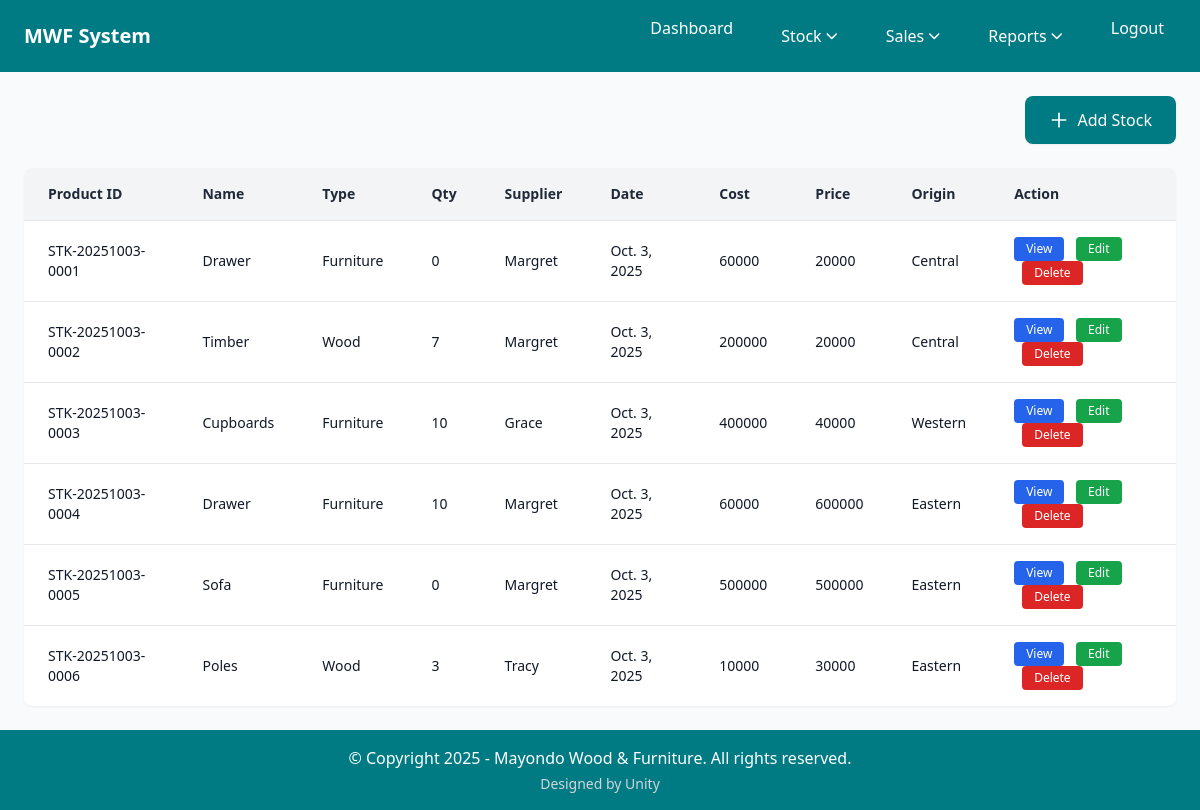
Before: /stockRecord/ (signed in) with the older database file.
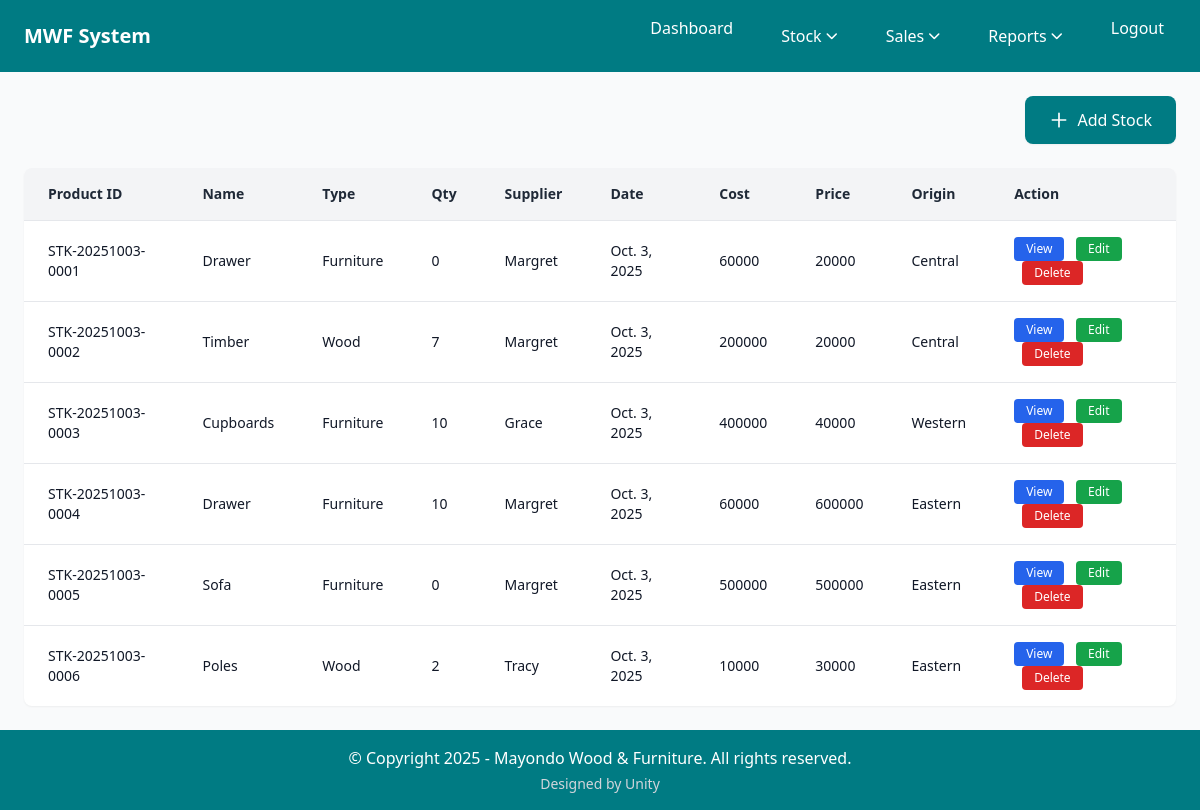
After: the same page with the newer database file.
### home/models.py (models this page shows, shortened)
class Stock(models.Model):
    CUSTOMER_CHOICES = [('Timber', 'Timber'), ('Sofa', 'Sofa'),('Tables','Tables'),('Cupboards','Cupboards'),('Drawer','Drawer'),('Poles','Poles')]
    PRODUCT_TYPE_CHOICES = [('Wood', 'Wood'), ('Furniture', 'Furniture')]
    ORIGIN_CHOICES = [('Western', 'Western'), ('Central', 'Central'), ('Eastern', 'Eastern')]
    product_id = models.CharField(max_length=50, blank=True, unique=True)  # Auto-generated unique identifier
    date = models.DateField()  # Date when item was added to inventory
    product_name = models.CharField(max_length=100, choices=CUSTOMER_CHOICES,
                                   help_text="Select the product category",
                                   default='Timber')  # Product category
    product_type = models.CharField(max_length=20, choices=PRODUCT_TYPE_CHOICES,
                                   help_text="Select the product type",
                                   default='Furniture')  # Specific type within category
    product_ref = models.ForeignKey(Product, on_delete=models.PROTECT, null=True, blank=True,
                                   help_text="Auto-populated from product details")
    quantity = models.IntegerField()  # Number of items available
    supplier_name = models.CharField(max_length=100)  # Who supplied this product
    cost = models.CharField()  # Total cost price
    price = models.CharField()  # Unit selling price
    origin = models.CharField(max_length=20, choices=ORIGIN_CHOICES)  # Where the product came from

### home/views.py (the view)
# urls.py: path('stockRecord/', stockRecord, name='stockRecord'), # View all stock
@login_required
@user_passes_test(is_employee_or_manager)
def stockRecord(request):
    all_Stocks = Stock.objects.all()
    context = {
        "Stocks" : all_Stocks
    }
    return render(request, 'stock.html', context)

### home/context_processors.py (called while the page is built)
def user_roles(request):
    context = {
        'is_manager': False,
        'is_employee': False,
    }
    if request.user.is_authenticated:
        context['is_manager'] = request.user.groups.filter(name="Manager").exists()
        context['is_employee'] = request.user.groups.filter(name="Employee").exists()
    return context

### home/views.py (called while the page is built)
def is_employee_or_manager(user):
    return user.is_authenticated and user.groups.filter(name__in=['Manager', 'Employee']).exists()

### home/templates/stock.html (shortened to what this page needs)
{% extends 'base.html' %}
{% block content %}
      <div class="flex justify-end mb-6">
        <a href="/addStock/" class="inline-flex items-center px-6 py-3 bg-cordes-dark text-white font-medium rounded-lg hover:bg-cordes-blue transition-colors duration-300 shadow-sm">
          <svg class="w-5 h-5 mr-2" fill="none" stroke="currentColor" viewBox="0 0 24 24">
            <path stroke-linecap="round" stroke-linejoin="round" stroke-width="2" d="M12 4v16m8-8H4"></path>
          </svg>
          Add Stock
        </a>
      </div>
      <section class="bg-white rounded-lg shadow-sm overflow-hidden">
        <table class="w-full border-collapse">
        <thead class="bg-gray-100">
          <tr>
            <th class="px-6 py-4 text-left text-sm font-semibold text-gray-800 border-b border-gray-200">Product ID</th>
            <th class="px-6 py-4 text-left text-sm font-semibold text-gray-800 border-b border-gray-200">Name</th>
            <th class="px-6 py-4 text-left text-sm font-semibold text-gray-800 border-b border-gray-200">Type</th>
            <th class="px-6 py-4 text-left text-sm font-semibold text-gray-800 border-b border-gray-200">Qty</th>
            <th class="px-6 py-4 text-left text-sm font-semibold text-gray-800 border-b border-gray-200">Supplier</th>
            <th class="px-6 py-4 text-left text-sm font-semibold text-gray-800 border-b border-gray-200">Date</th>
            <th class="px-6 py-4 text-left text-sm font-semibold text-gray-800 border-b border-gray-200">Cost</th>
            <th class="px-6 py-4 text-left text-sm font-semibold text-gray-800 border-b border-gray-200">Price</th>
            <th class="px-6 py-4 text-left text-sm font-semibold text-gray-800 border-b border-gray-200">Origin</th>
            <th class="px-6 py-4 text-left text-sm font-semibold text-gray-800 border-b border-gray-200">Action</th>
          </tr>
        </thead>
        <tbody class="divide-y divide-gray-200">
          {% for item in Stocks %}
          <tr class="hover:bg-gray-50 transition-colors duration-150">
            <td class="px-6 py-4 text-sm text-gray-900">{{ item.product_id }}</td>
            <td class="px-6 py-4 text-sm text-gray-900">{{ item.product_name }}</td>
            <td class="px-6 py-4 text-sm text-gray-900">{{ item.product_type }}</td>
            <td class="px-6 py-4 text-sm text-gray-900">{{ item.quantity }}</td>
            <td class="px-6 py-4 text-sm text-gray-900">{{ item.supplier_name }}</td>
            <td class="px-6 py-4 text-sm text-gray-900">{{ item.date }}</td>
            <td class="px-6 py-4 text-sm text-gray-900">{{ item.cost }}</td>
            <td class="px-6 py-4 text-sm text-gray-900">{{ item.price }}</td>
            <td class="px-6 py-4 text-sm text-gray-900">{{ item.origin }}</td>
            <td class="px-6 py-4 text-sm space-x-2">
              <a href="/viewStock/{{ item.id }}/" class="inline-block px-3 py-1 bg-blue-600 text-white text-xs rounded hover:bg-blue-700 transition-colors">View</a>
              <a href="/editStock/{{ item.id }}/" class="inline-block px-3 py-1 bg-green-600 text-white text-xs rounded hover:bg-green-700 transition-colors">Edit</a>
              <button onclick="openDeleteModal('{{ item.id }}', '{{ item.product_name }}', '{{ item.product_id }}')" class="px-3 py-1 bg-red-600 text-white text-xs rounded hover:bg-red-700 transition-colors">Delete</button>
            </td>
          </tr>
          {% empty %}
          <tr>
            <td colspan="10" class="px-6 py-8 text-center text-gray-500">No stock records yet. <a href="/addStock/" class="text-cordes-dark hover:underline">Add one</a></td>
          </tr>
          {% endfor %}
        </tbody>
      </table>
    </section>
{% endblock %}

Changed rows visible on the page:
changed Stock "STK-20251003-0006": quantity "3" → "2"
